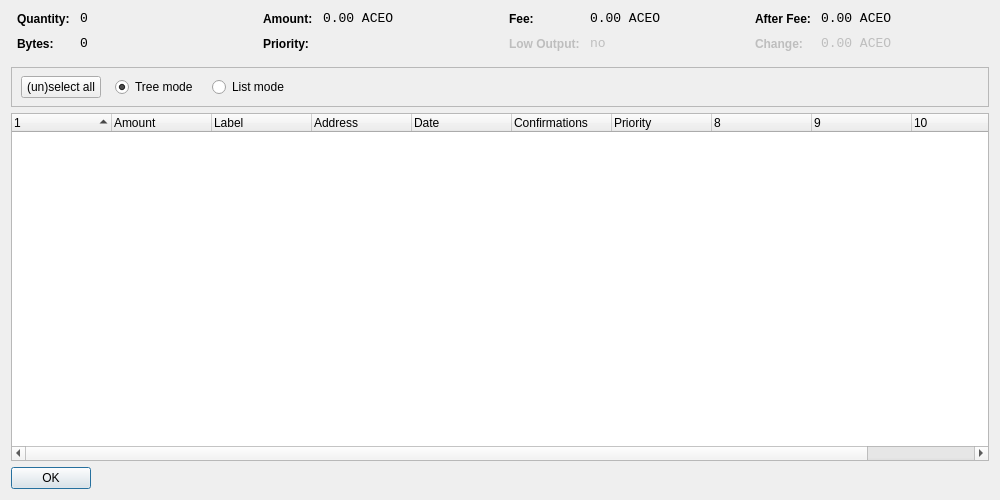
<?xml version="1.0" encoding="UTF-8"?>
<ui version="4.0">
 <class>CoinControlDialog</class>
 <widget class="QDialog" name="CoinControlDialog">
  <property name="geometry">
   <rect>
    <x>0</x>
    <y>0</y>
    <width>1000</width>
    <height>500</height>
   </rect>
  </property>
  <property name="windowTitle">
   <string>Coin Control</string>
  </property>
  <layout class="QVBoxLayout" name="verticalLayout">
   <item>
    <layout class="QHBoxLayout" name="horizontalLayoutTop" stretch="0,0,0,0">
     <property name="topMargin">
      <number>0</number>
     </property>
     <property name="bottomMargin">
      <number>10</number>
     </property>
     <item>
      <layout class="QFormLayout" name="formLayoutCoinControl1">
       <property name="horizontalSpacing">
        <number>10</number>
       </property>
       <property name="verticalSpacing">
        <number>10</number>
       </property>
       <property name="leftMargin">
        <number>6</number>
       </property>
       <property name="rightMargin">
        <number>6</number>
       </property>
       <item row="0" column="0">
        <widget class="QLabel" name="labelCoinControlQuantityText">
         <property name="styleSheet">
          <string notr="true">font-weight:bold;</string>
         </property>
         <property name="text">
          <string>Quantity:</string>
         </property>
        </widget>
       </item>
       <item row="0" column="1">
        <widget class="QLabel" name="labelCoinControlQuantity">
         <property name="font">
          <font>
           <family>Monospace</family>
           <pointsize>10</pointsize>
          </font>
         </property>
         <property name="cursor">
          <cursorShape>IBeamCursor</cursorShape>
         </property>
         <property name="contextMenuPolicy">
          <enum>Qt::ActionsContextMenu</enum>
         </property>
         <property name="text">
          <string notr="true">0</string>
         </property>
         <property name="textInteractionFlags">
          <set>Qt::LinksAccessibleByMouse|Qt::TextSelectableByKeyboard|Qt::TextSelectableByMouse</set>
         </property>
        </widget>
       </item>
       <item row="1" column="0">
        <widget class="QLabel" name="labelCoinControlBytesText">
         <property name="styleSheet">
          <string notr="true">font-weight:bold;</string>
         </property>
         <property name="text">
          <string>Bytes:</string>
         </property>
        </widget>
       </item>
       <item row="1" column="1">
        <widget class="QLabel" name="labelCoinControlBytes">
         <property name="font">
          <font>
           <family>Monospace</family>
           <pointsize>10</pointsize>
          </font>
         </property>
         <property name="cursor">
          <cursorShape>IBeamCursor</cursorShape>
         </property>
         <property name="contextMenuPolicy">
          <enum>Qt::ActionsContextMenu</enum>
         </property>
         <property name="text">
          <string notr="true">0</string>
         </property>
         <property name="textInteractionFlags">
          <set>Qt::LinksAccessibleByMouse|Qt::TextSelectableByKeyboard|Qt::TextSelectableByMouse</set>
         </property>
        </widget>
       </item>
      </layout>
     </item>
     <item>
      <layout class="QFormLayout" name="formLayoutCoinControl2">
       <property name="horizontalSpacing">
        <number>10</number>
       </property>
       <property name="verticalSpacing">
        <number>10</number>
       </property>
       <property name="leftMargin">
        <number>6</number>
       </property>
       <property name="rightMargin">
        <number>6</number>
       </property>
       <item row="0" column="0">
        <widget class="QLabel" name="labelCoinControlAmountText">
         <property name="styleSheet">
          <string notr="true">font-weight:bold;</string>
         </property>
         <property name="text">
          <string>Amount:</string>
         </property>
        </widget>
       </item>
       <item row="0" column="1">
        <widget class="QLabel" name="labelCoinControlAmount">
         <property name="font">
          <font>
           <family>Monospace</family>
           <pointsize>10</pointsize>
          </font>
         </property>
         <property name="cursor">
          <cursorShape>IBeamCursor</cursorShape>
         </property>
         <property name="contextMenuPolicy">
          <enum>Qt::ActionsContextMenu</enum>
         </property>
         <property name="text">
          <string notr="true">0.00 ACEO</string>
         </property>
         <property name="textInteractionFlags">
          <set>Qt::LinksAccessibleByMouse|Qt::TextSelectableByKeyboard|Qt::TextSelectableByMouse</set>
         </property>
        </widget>
       </item>
       <item row="1" column="0">
        <widget class="QLabel" name="labelCoinControlPriorityText">
         <property name="styleSheet">
          <string notr="true">font-weight:bold;</string>
         </property>
         <property name="text">
          <string>Priority:</string>
         </property>
        </widget>
       </item>
       <item row="1" column="1">
        <widget class="QLabel" name="labelCoinControlPriority">
         <property name="font">
          <font>
           <family>Monospace</family>
           <pointsize>10</pointsize>
          </font>
         </property>
         <property name="cursor">
          <cursorShape>IBeamCursor</cursorShape>
         </property>
         <property name="contextMenuPolicy">
          <enum>Qt::ActionsContextMenu</enum>
         </property>
         <property name="text">
          <string/>
         </property>
         <property name="textInteractionFlags">
          <set>Qt::LinksAccessibleByMouse|Qt::TextSelectableByKeyboard|Qt::TextSelectableByMouse</set>
         </property>
        </widget>
       </item>
      </layout>
     </item>
     <item>
      <layout class="QFormLayout" name="formLayoutCoinControl3">
       <property name="horizontalSpacing">
        <number>10</number>
       </property>
       <property name="verticalSpacing">
        <number>10</number>
       </property>
       <property name="leftMargin">
        <number>6</number>
       </property>
       <property name="rightMargin">
        <number>6</number>
       </property>
       <item row="0" column="0">
        <widget class="QLabel" name="labelCoinControlFeeText">
         <property name="styleSheet">
          <string notr="true">font-weight:bold;</string>
         </property>
         <property name="text">
          <string>Fee:</string>
         </property>
        </widget>
       </item>
       <item row="0" column="1">
        <widget class="QLabel" name="labelCoinControlFee">
         <property name="font">
          <font>
           <family>Monospace</family>
           <pointsize>10</pointsize>
          </font>
         </property>
         <property name="cursor">
          <cursorShape>IBeamCursor</cursorShape>
         </property>
         <property name="contextMenuPolicy">
          <enum>Qt::ActionsContextMenu</enum>
         </property>
         <property name="text">
          <string notr="true">0.00 ACEO</string>
         </property>
         <property name="textInteractionFlags">
          <set>Qt::LinksAccessibleByMouse|Qt::TextSelectableByKeyboard|Qt::TextSelectableByMouse</set>
         </property>
        </widget>
       </item>
       <item row="1" column="0">
        <widget class="QLabel" name="labelCoinControlLowOutputText">
         <property name="enabled">
          <bool>false</bool>
         </property>
         <property name="styleSheet">
          <string notr="true">font-weight:bold;</string>
         </property>
         <property name="text">
          <string>Low Output:</string>
         </property>
        </widget>
       </item>
       <item row="1" column="1">
        <widget class="QLabel" name="labelCoinControlLowOutput">
         <property name="enabled">
          <bool>false</bool>
         </property>
         <property name="font">
          <font>
           <family>Monospace</family>
           <pointsize>10</pointsize>
          </font>
         </property>
         <property name="cursor">
          <cursorShape>IBeamCursor</cursorShape>
         </property>
         <property name="contextMenuPolicy">
          <enum>Qt::ActionsContextMenu</enum>
         </property>
         <property name="text">
          <string notr="true">no</string>
         </property>
         <property name="textInteractionFlags">
          <set>Qt::LinksAccessibleByMouse|Qt::TextSelectableByKeyboard|Qt::TextSelectableByMouse</set>
         </property>
        </widget>
       </item>
      </layout>
     </item>
     <item>
      <layout class="QFormLayout" name="formLayoutCoinControl4">
       <property name="horizontalSpacing">
        <number>10</number>
       </property>
       <property name="verticalSpacing">
        <number>10</number>
       </property>
       <property name="leftMargin">
        <number>6</number>
       </property>
       <property name="rightMargin">
        <number>6</number>
       </property>
       <item row="0" column="0">
        <widget class="QLabel" name="labelCoinControlAfterFeeText">
         <property name="styleSheet">
          <string notr="true">font-weight:bold;</string>
         </property>
         <property name="text">
          <string>After Fee:</string>
         </property>
        </widget>
       </item>
       <item row="0" column="1">
        <widget class="QLabel" name="labelCoinControlAfterFee">
         <property name="font">
          <font>
           <family>Monospace</family>
           <pointsize>10</pointsize>
          </font>
         </property>
         <property name="cursor">
          <cursorShape>IBeamCursor</cursorShape>
         </property>
         <property name="contextMenuPolicy">
          <enum>Qt::ActionsContextMenu</enum>
         </property>
         <property name="text">
          <string notr="true">0.00 ACEO</string>
         </property>
         <property name="textInteractionFlags">
          <set>Qt::LinksAccessibleByMouse|Qt::TextSelectableByKeyboard|Qt::TextSelectableByMouse</set>
         </property>
        </widget>
       </item>
       <item row="1" column="0">
        <widget class="QLabel" name="labelCoinControlChangeText">
         <property name="enabled">
          <bool>false</bool>
         </property>
         <property name="styleSheet">
          <string notr="true">font-weight:bold;</string>
         </property>
         <property name="text">
          <string>Change:</string>
         </property>
        </widget>
       </item>
       <item row="1" column="1">
        <widget class="QLabel" name="labelCoinControlChange">
         <property name="enabled">
          <bool>false</bool>
         </property>
         <property name="font">
          <font>
           <family>Monospace</family>
           <pointsize>10</pointsize>
          </font>
         </property>
         <property name="cursor">
          <cursorShape>IBeamCursor</cursorShape>
         </property>
         <property name="contextMenuPolicy">
          <enum>Qt::ActionsContextMenu</enum>
         </property>
         <property name="text">
          <string notr="true">0.00 ACEO</string>
         </property>
         <property name="textInteractionFlags">
          <set>Qt::LinksAccessibleByMouse|Qt::TextSelectableByKeyboard|Qt::TextSelectableByMouse</set>
         </property>
        </widget>
       </item>
      </layout>
     </item>
    </layout>
   </item>
   <item>
    <widget class="QFrame" name="frame">
     <property name="minimumSize">
      <size>
       <width>0</width>
       <height>40</height>
      </size>
     </property>
     <property name="frameShape">
      <enum>QFrame::StyledPanel</enum>
     </property>
     <property name="frameShadow">
      <enum>QFrame::Sunken</enum>
     </property>
     <widget class="QWidget" name="horizontalLayoutWidget">
      <property name="geometry">
       <rect>
        <x>10</x>
        <y>0</y>
        <width>781</width>
        <height>41</height>
       </rect>
      </property>
      <layout class="QHBoxLayout" name="horizontalLayoutPanel" stretch="0,0,0,0,0">
       <property name="spacing">
        <number>14</number>
       </property>
       <item>
        <widget class="QPushButton" name="pushButtonSelectAll">
         <property name="sizePolicy">
          <sizepolicy hsizetype="Maximum" vsizetype="Fixed">
           <horstretch>0</horstretch>
           <verstretch>0</verstretch>
          </sizepolicy>
         </property>
         <property name="text">
          <string>(un)select all</string>
         </property>
        </widget>
       </item>
       <item>
        <widget class="QRadioButton" name="radioTreeMode">
         <property name="sizePolicy">
          <sizepolicy hsizetype="Maximum" vsizetype="Fixed">
           <horstretch>0</horstretch>
           <verstretch>0</verstretch>
          </sizepolicy>
         </property>
         <property name="text">
          <string>Tree mode</string>
         </property>
         <property name="checked">
          <bool>true</bool>
         </property>
        </widget>
       </item>
       <item>
        <widget class="QRadioButton" name="radioListMode">
         <property name="sizePolicy">
          <sizepolicy hsizetype="Maximum" vsizetype="Fixed">
           <horstretch>0</horstretch>
           <verstretch>0</verstretch>
          </sizepolicy>
         </property>
         <property name="text">
          <string>List mode</string>
         </property>
        </widget>
       </item>
       <item>
        <spacer name="horizontalSpacer">
         <property name="orientation">
          <enum>Qt::Horizontal</enum>
         </property>
         <property name="sizeHint" stdset="0">
          <size>
           <width>40</width>
           <height>20</height>
          </size>
         </property>
        </spacer>
       </item>
      </layout>
     </widget>
    </widget>
   </item>
   <item>
    <widget class="CoinControlTreeWidget" name="treeWidget">
     <property name="contextMenuPolicy">
      <enum>Qt::CustomContextMenu</enum>
     </property>
     <property name="sortingEnabled">
      <bool>false</bool>
     </property>
     <property name="columnCount">
      <number>11</number>
     </property>
     <attribute name="headerShowSortIndicator" stdset="0">
      <bool>true</bool>
     </attribute>
     <attribute name="headerStretchLastSection">
      <bool>false</bool>
     </attribute>
     <column>
      <property name="text">
       <string/>
      </property>
     </column>
     <column>
      <property name="text">
       <string>Amount</string>
      </property>
     </column>
     <column>
      <property name="text">
       <string>Label</string>
      </property>
     </column>
     <column>
      <property name="text">
       <string>Address</string>
      </property>
     </column>
     <column>
      <property name="text">
       <string>Date</string>
      </property>
     </column>
     <column>
      <property name="text">
       <string>Confirmations</string>
      </property>
      <property name="toolTip">
       <string>Confirmed</string>
      </property>
     </column>
     <column>
      <property name="text">
       <string>Priority</string>
      </property>
     </column>
     <column>
      <property name="text">
       <string/>
      </property>
     </column>
     <column>
      <property name="text">
       <string/>
      </property>
     </column>
     <column>
      <property name="text">
       <string/>
      </property>
     </column>
     <column>
      <property name="text">
       <string/>
      </property>
     </column>
    </widget>
   </item>
   <item>
    <widget class="QDialogButtonBox" name="buttonBox">
     <property name="sizePolicy">
      <sizepolicy hsizetype="Maximum" vsizetype="Fixed">
       <horstretch>0</horstretch>
       <verstretch>0</verstretch>
      </sizepolicy>
     </property>
     <property name="orientation">
      <enum>Qt::Horizontal</enum>
     </property>
     <property name="standardButtons">
      <set>QDialogButtonBox::Ok</set>
     </property>
    </widget>
   </item>
  </layout>
 </widget>
 <customwidgets>
  <customwidget>
   <class>CoinControlTreeWidget</class>
   <extends>QTreeWidget</extends>
   <header>coincontroltreewidget.h</header>
  </customwidget>
 </customwidgets>
 <resources/>
 <connections/>
</ui>
